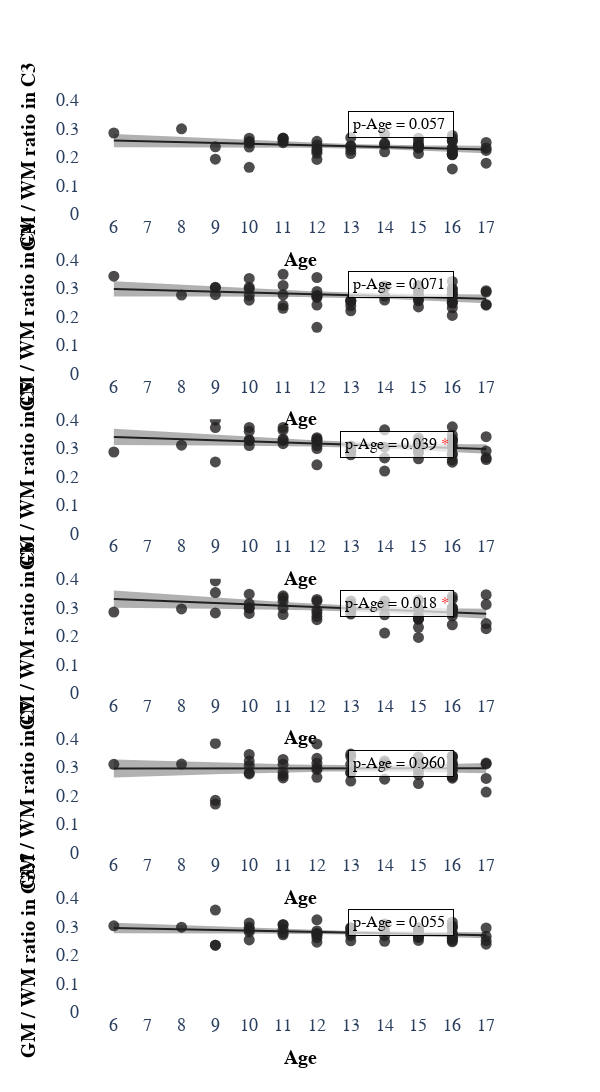

Notebook code for this chart:
### Markdown cell above
## Plot GM/WM ratio

### Code cell
plot_ratio(df_GM_WM_SC, 'GM', 'WM')
